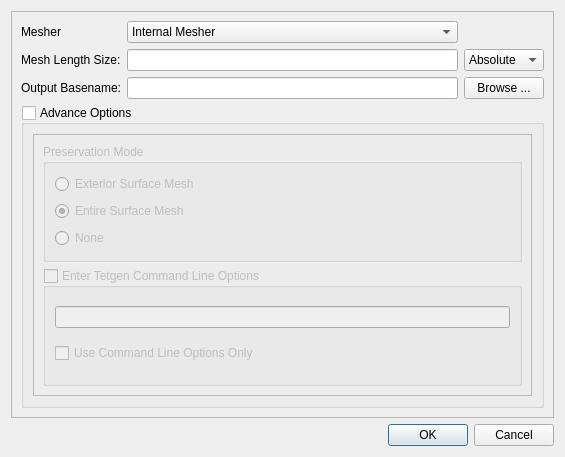
<?xml version="1.0" encoding="UTF-8"?>
<ui version="4.0">
 <class>qtCMBMesherDialog</class>
 <widget class="QDialog" name="qtCMBMesherDialog">
  <property name="geometry">
   <rect>
    <x>0</x>
    <y>0</y>
    <width>565</width>
    <height>457</height>
   </rect>
  </property>
  <property name="windowTitle">
   <string>Meshing Dialog</string>
  </property>
  <layout class="QGridLayout">
   <item row="2" column="0">
    <widget class="QDialogButtonBox" name="buttonBox">
     <property name="orientation">
      <enum>Qt::Horizontal</enum>
     </property>
     <property name="standardButtons">
      <set>QDialogButtonBox::Cancel|QDialogButtonBox::Ok</set>
     </property>
    </widget>
   </item>
   <item row="1" column="0">
    <widget class="QFrame" name="frame">
     <property name="frameShape">
      <enum>QFrame::StyledPanel</enum>
     </property>
     <property name="frameShadow">
      <enum>QFrame::Raised</enum>
     </property>
     <layout class="QGridLayout">
      <item row="0" column="0">
       <widget class="QLabel" name="label">
        <property name="sizePolicy">
         <sizepolicy hsizetype="Fixed" vsizetype="Preferred">
          <horstretch>0</horstretch>
          <verstretch>0</verstretch>
         </sizepolicy>
        </property>
        <property name="text">
         <string>Mesher</string>
        </property>
       </widget>
      </item>
      <item row="0" column="1">
       <widget class="QComboBox" name="Mesher">
        <item>
         <property name="text">
          <string>Internal Mesher</string>
         </property>
        </item>
        <item>
         <property name="text">
          <string>Choose Mesher</string>
         </property>
        </item>
       </widget>
      </item>
      <item row="2" column="1">
       <widget class="QLineEdit" name="FileNameText">
        <property name="toolTip">
         <string comment="File Name for the Input to the Mesher.">File name to save the Input to the Mesher.</string>
        </property>
        <property name="readOnly">
         <bool>false</bool>
        </property>
       </widget>
      </item>
      <item row="3" column="0" colspan="3">
       <widget class="QGroupBox" name="AdvanceOptions">
        <property name="title">
         <string>Advance Options</string>
        </property>
        <property name="checkable">
         <bool>true</bool>
        </property>
        <property name="checked">
         <bool>false</bool>
        </property>
        <layout class="QGridLayout" name="gridLayout">
         <item row="1" column="0">
          <widget class="QFrame" name="AdvanceFrame">
           <property name="frameShape">
            <enum>QFrame::StyledPanel</enum>
           </property>
           <property name="frameShadow">
            <enum>QFrame::Raised</enum>
           </property>
           <layout class="QVBoxLayout" name="verticalLayout_2">
            <item>
             <widget class="QGroupBox" name="groupBox_2">
              <property name="title">
               <string>Preservation Mode</string>
              </property>
              <layout class="QVBoxLayout" name="verticalLayout">
               <item>
                <widget class="QRadioButton" name="PreserveExterior">
                 <property name="toolTip">
                  <string>The exterior boundary of the input surface mesh will not be modified during volume meshing.</string>
                 </property>
                 <property name="text">
                  <string>Exterior Surface Mesh</string>
                 </property>
                </widget>
               </item>
               <item>
                <widget class="QRadioButton" name="PreserveSurface">
                 <property name="toolTip">
                  <string>The input surface mesh will not be modified during volume meshing.</string>
                 </property>
                 <property name="text">
                  <string>Entire Surface Mesh</string>
                 </property>
                 <property name="checked">
                  <bool>true</bool>
                 </property>
                </widget>
               </item>
               <item>
                <widget class="QRadioButton" name="PreserveNone">
                 <property name="toolTip">
                  <string>The volume mesher is free to modify any part of the input surface mesh.</string>
                 </property>
                 <property name="text">
                  <string>None</string>
                 </property>
                 <property name="checked">
                  <bool>false</bool>
                 </property>
                </widget>
               </item>
              </layout>
             </widget>
            </item>
            <item>
             <widget class="QGroupBox" name="TetGenCommand">
              <property name="title">
               <string>Enter Tetgen Command Line Options</string>
              </property>
              <property name="flat">
               <bool>false</bool>
              </property>
              <property name="checkable">
               <bool>true</bool>
              </property>
              <property name="checked">
               <bool>false</bool>
              </property>
              <layout class="QVBoxLayout" name="verticalLayout_3">
               <item>
                <widget class="QLineEdit" name="TetGenCommands"/>
               </item>
               <item>
                <widget class="QCheckBox" name="CommandLineOnly">
                 <property name="text">
                  <string>Use Command Line Options Only</string>
                 </property>
                </widget>
               </item>
              </layout>
             </widget>
            </item>
           </layout>
          </widget>
         </item>
        </layout>
       </widget>
      </item>
      <item row="1" column="0">
       <widget class="QLabel" name="label_4">
        <property name="sizePolicy">
         <sizepolicy hsizetype="Fixed" vsizetype="Preferred">
          <horstretch>0</horstretch>
          <verstretch>0</verstretch>
         </sizepolicy>
        </property>
        <property name="text">
         <string>Mesh Length Size:</string>
        </property>
       </widget>
      </item>
      <item row="2" column="2">
       <widget class="QPushButton" name="FileBrowserButton">
        <property name="text">
         <string>Browse ...</string>
        </property>
       </widget>
      </item>
      <item row="2" column="0">
       <widget class="QLabel" name="label_2">
        <property name="text">
         <string>Output Basename:</string>
        </property>
       </widget>
      </item>
      <item row="1" column="1">
       <widget class="QLineEdit" name="MeshLength"/>
      </item>
      <item row="1" column="2">
       <widget class="QComboBox" name="MeshLengthType">
        <property name="toolTip">
         <string>Indicates if the length is an absolute size or a percentage of the smallest non-zero length of the Model's Bound</string>
        </property>
        <item>
         <property name="text">
          <string>Absolute</string>
         </property>
        </item>
        <item>
         <property name="text">
          <string>Relative</string>
         </property>
        </item>
       </widget>
      </item>
     </layout>
    </widget>
   </item>
  </layout>
 </widget>
 <resources/>
 <connections>
  <connection>
   <sender>buttonBox</sender>
   <signal>accepted()</signal>
   <receiver>qtCMBMesherDialog</receiver>
   <slot>accept()</slot>
   <hints>
    <hint type="sourcelabel">
     <x>248</x>
     <y>254</y>
    </hint>
    <hint type="destinationlabel">
     <x>157</x>
     <y>274</y>
    </hint>
   </hints>
  </connection>
  <connection>
   <sender>buttonBox</sender>
   <signal>rejected()</signal>
   <receiver>qtCMBMesherDialog</receiver>
   <slot>reject()</slot>
   <hints>
    <hint type="sourcelabel">
     <x>316</x>
     <y>260</y>
    </hint>
    <hint type="destinationlabel">
     <x>286</x>
     <y>274</y>
    </hint>
   </hints>
  </connection>
 </connections>
</ui>
